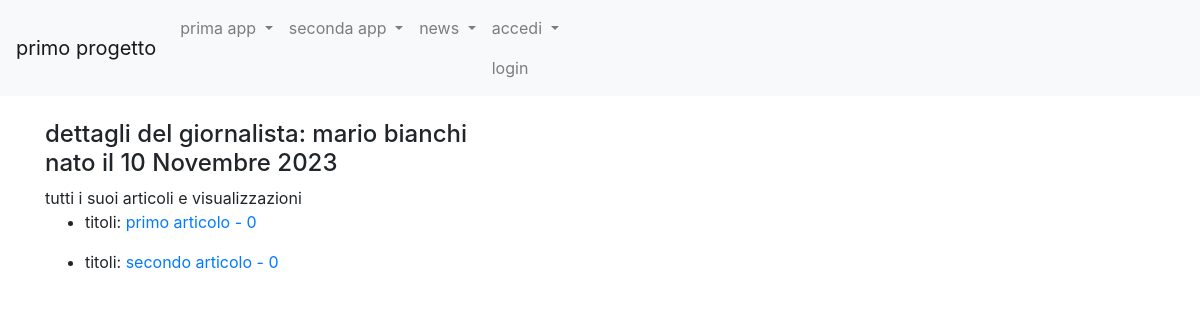
/news/giornalisti/3, run on the app's committed database.
### news/models.py (models this page shows, shortened)
class Giornalista(models.Model):
    nome = models.CharField(max_length=20)
    cognome = models.CharField(max_length=20)
    anno_di_nascita = models.DateField(blank=True)
    class Meta:
        verbose_name="Giornalista"
        verbose_name_plural="giornalisti"

class Articolo(models.Model):
    titolo = models.CharField(max_length=100)
    contenuto = models.TextField()
    giornalista = models.ForeignKey(Giornalista, on_delete=models.CASCADE, related_name="articoli")
    data = models.DateField(blank=True)
    visualizzazioni = models.IntegerField(default=0, blank=True)
    class Meta:
        verbose_name="Articolo"
        verbose_name_plural="Articoli"

### news/views.py (the view)
# urls.py: path('giornalisti/<int:pk>', giornalistaDetailView, name="giornalista_detail"),
def giornalistaDetailView(request, pk):
        giornalista = get_object_or_404(Giornalista, pk=pk)
        articoli = Articolo.objects.filter (giornalista_id=pk)
        context = {"giornalista": giornalista, 'articolo':articoli}
        return render(request, "giornalista_detail.html", context)

### news/templates/giornalista_detail.html (shortened to what this page needs)
{% extends 'base.html' %}
{% block content %}
    <h4>
        dettagli del giornalista:
        {{giornalista.nome}}
        {{giornalista.cognome}}
        <br>
        nato il {{giornalista.anno_di_nascita}}
    </h4>
    tutti i suoi articoli e visualizzazioni
        {% for articolo in articolo %}
        <ul>
            <li>
                <p> titoli: <a href={% url 'news:articolo_detail' articolo.id %}>{{articolo.titolo}} - {{articolo.visualizzazioni}}</a></p>
            </li>
        </ul>
        {% endfor %}
{% endblock content %}

### data on the page
Giornalista: nome "mario", cognome "bianchi", anno_di_nascita "10 Novembre 2023"
Articolo: titolo "primo articolo", visualizzazioni "0"
Articolo: titolo "secondo articolo", visualizzazioni "0"
